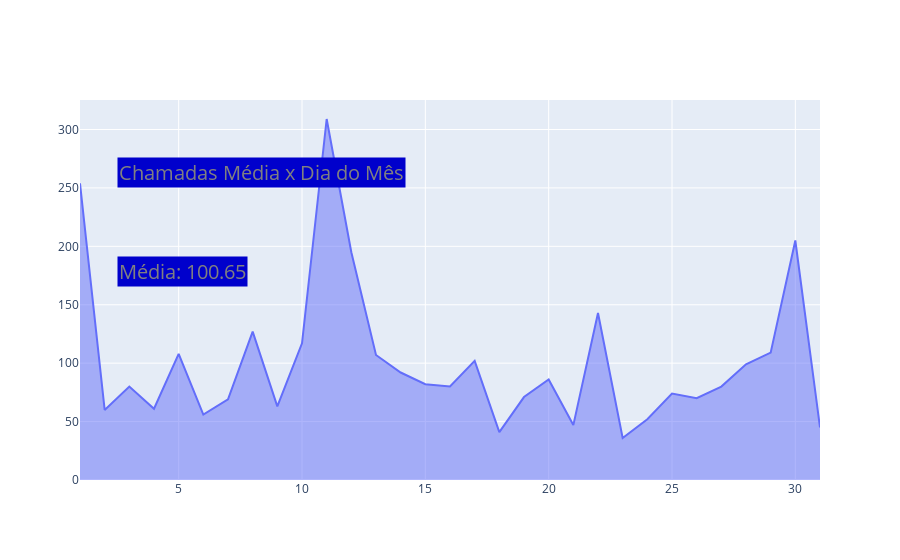

Source (notebook cell):
### Code cell
grafChamadosD.add_annotation(
    text = 'Chamadas Média x Dia do Mês',
    xref = "paper",
    yref = "paper",
    font = dict (
        size = 20,
        color = 'gray',
    ),
    align = "center",
    bgcolor = "rgba(0,0,0.8)",
    x = 0.05,
    y = 0.85,
    showarrow = False
)
grafChamadosD.add_annotation(
    text =f"Média: {round(gpChamados['Chamadas Realizadas'].mean(), 2)}",
    xref = "paper",
    yref = "paper",
    font = dict(
                size = 20,
                color = 'gray'
    ),
    align = "center",
    bgcolor = "rgba(0,0,0.8)",
    x = 0.05,
    y = 0.55,
    showarrow = False        
)

### Figure 1 — Plotly figure (JSON) as saved in the notebook; plotly's stock layout.template omitted (floating-point values rounded to 4 significant figures)
{"data": [{"fill": "tonexty", "mode": "lines", "type": "scatter", "x": [1, 2, 3, 4, 5, 6, 7, 8, 9, 10, 11, 12, 13, 14, 15, 16, 17, 18, 19, 20, 21, 22, 23, 24, 25, 26, 27, 28, 29, 30, 31], "y": [254, 60, 80, 61, 108, 56, 69, 127, 63, 117, 309, 195, 107, 92, 82, 80, 102, 41, 71, 86, 47, 143, 36, 52, 74, 70, 80, 99, 109, 205, 45]}], "layout": {"annotations": [{"align": "center", "bgcolor": "rgb(0, 0, 204)", "font": {"color": "gray", "size": 20}, "showarrow": false, "text": "Chamadas Média x Dia do Mês", "x": 0.05, "xref": "paper", "y": 0.85, "yref": "paper"}, {"align": "center", "bgcolor": "rgb(0, 0, 204)", "font": {"color": "gray", "size": 20}, "showarrow": false, "text": "Média: 100.65", "x": 0.05, "xref": "paper", "y": 0.55, "yref": "paper"}], "autosize": true, "xaxis": {"autorange": true, "range": [1, 31], "type": "linear"}, "yaxis": {"autorange": true, "range": [0, 325.3], "type": "linear"}}}
